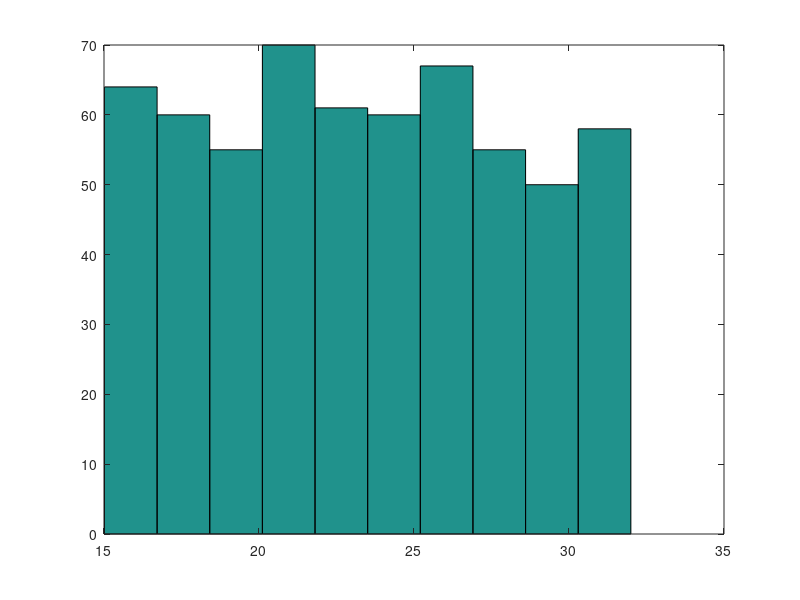

Recreate this plot in MATLAB.
%Stevie Parris
%15 October 2013
%Engineering 180 Lab Midweek Assignment 2

Vector1 = 50.*randn(10, 1);
Vector2 = 50.*randn(100, 1);
Vector3 = 50.*randn(1000, 1);
Vector4 = 50.*randn(10000, 1);

hist(Vector1);
B = randi(10,1);
A = Vector1(B);

hist(Vector2);
D = randi(100,1);
C = Vector2(B);

hist(Vector3);
F = randi(1000,1);
E = Vector3(B);

hist(Vector4);
H = randi(10000,1);
G = Vector4(B);

NumberHolder = 0;



%Greater than 50 probability
for i = 1:10
    if Vector1(i) > 50
        NumberHolder = NumberHolder + 1;
    end
end
Vector1Probability = NumberHolder/length(Vector1)

NumberHolder = 0;
for i = 1:100
    if Vector2(i) > 50
        NumberHolder = NumberHolder + 1;
    end
end
Vector2Probability = NumberHolder/length(Vector2)

NumberHolder = 0;
for i = 1:1000
    if Vector3(i) > 50
        NumberHolder = NumberHolder + 1;
    end
end
Vector3Probability = NumberHolder/length(Vector3)

NumberHolder = 0;
for i = 1:10000
    if Vector4(i) > 50
        NumberHolder = NumberHolder + 1;
    end
end
Vector4Probability = NumberHolder/length(Vector4)





%Greater than or equal to 50 probability
NumberHolder = 0;

for i = 1:10
    if Vector1(i) >= 50
        NumberHolder = NumberHolder + 1;
    end
end
Vector1Probability = NumberHolder/length(Vector1)


NumberHolder = 0;
D = randi(100,1);
C = Vector2(B);
for i = 1:100
    if Vector2(i) >= 50
        NumberHolder = NumberHolder + 1;
    end
end
Vector2Probability = NumberHolder/length(Vector2)

NumberHolder = 0;
F = randi(1000,1);
E = Vector3(B);
for i = 1:1000
    if Vector3(i) >= 50
        NumberHolder = NumberHolder + 1;
    end
end
Vector3Probability = NumberHolder/length(Vector3)

NumberHolder = 0;
H = randi(10000,1);
G = Vector4(B);
for i = 1:10000
    if Vector4(i) >= 50
        NumberHolder = NumberHolder + 1;
    end
end
Vector4Probability = NumberHolder/length(Vector4)



%Greater than or equal to 20, greater than 50 probability
NumberHolder = 0;
for i = 1:10
    if Vector1(i) >= 20 && Vector1(i) < 50
        NumberHolder = NumberHolder + 1;
    end
end
Vector1Probability = NumberHolder/length(Vector1)


NumberHolder = 0;
D = randi(100,1);
C = Vector2(B);
for i = 1:100
    if Vector2(i) >= 20 && Vector2(i) < 50
        NumberHolder = NumberHolder + 1;
    end
end
Vector2Probability = NumberHolder/length(Vector2)

NumberHolder = 0;
F = randi(1000,1);
E = Vector3(B);
for i = 1:1000
    if Vector3(i) >= 20 && Vector3(i) < 50
        NumberHolder = NumberHolder + 1;
    end
end
Vector3Probability = NumberHolder/length(Vector3)

NumberHolder = 0;
H = randi(10000,1);
G = Vector4(B);
for i = 1:10000
    if Vector4(i) >= 20 && Vector4(i) < 50
        NumberHolder = NumberHolder + 1;
    end
end
Vector4Probability = NumberHolder/length(Vector4)

%The probabilities are simply the number of times the numbers appear within
%the criteria of the loop. Then we divide this number by the total number
%of values to find the probability. This is how the length effects the
%probability value.

%SECOND HALF

unifDistrVect = 15 + 17*rand(600, 1);
sum=0;
for i=1:length(unifDistrVect)
        sum = sum + unifDistrVect(i);
end
mymean = sum/length(unifDistrVect)
checkmean = mean(unifDistrVect)

stDvSum=0;
N = length(unifDistrVect);
for i = 1:N
    stDvSum = stDvSum + (unifDistrVect(i) - mymean)^2;
end
stdv = sqrt(stDvSum / N)
checkstd = std(unifDistrVect)
hist(unifDistrVect)
% The histogram's data is generated randomly. It lies uniform in the bar
% graph, providing a relatively equal, or uniform distribution.

% The computations seem to be really accurate for the most part. It is
% slightly off from the computation of Matlab's automatic standard
% deviation feature, but it's accurate down to the hundreth's place.
